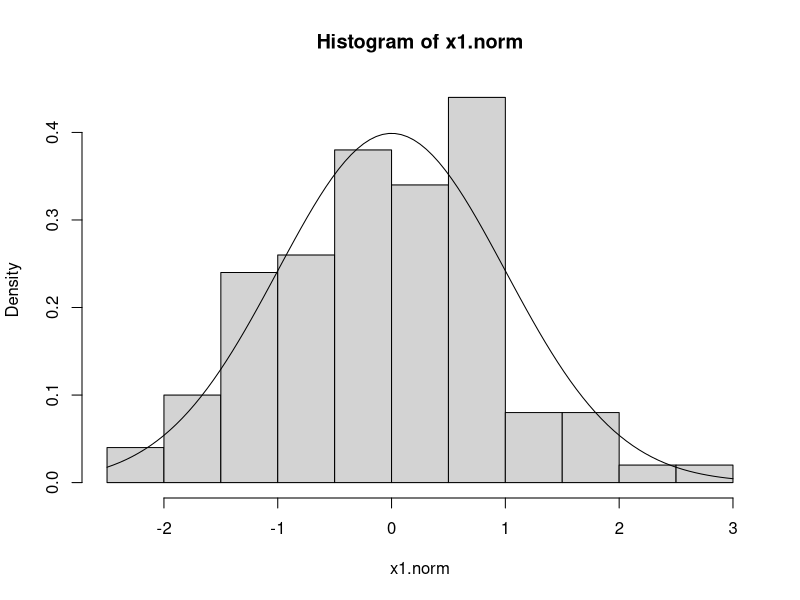
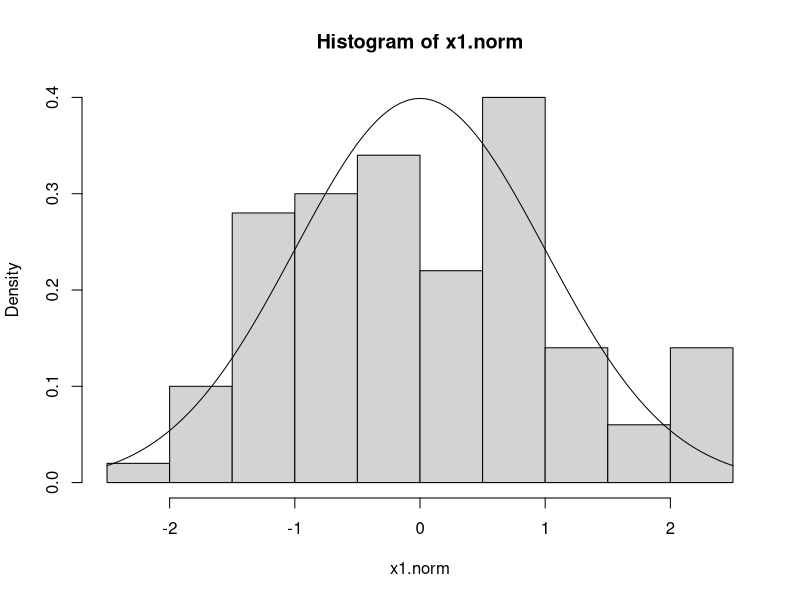
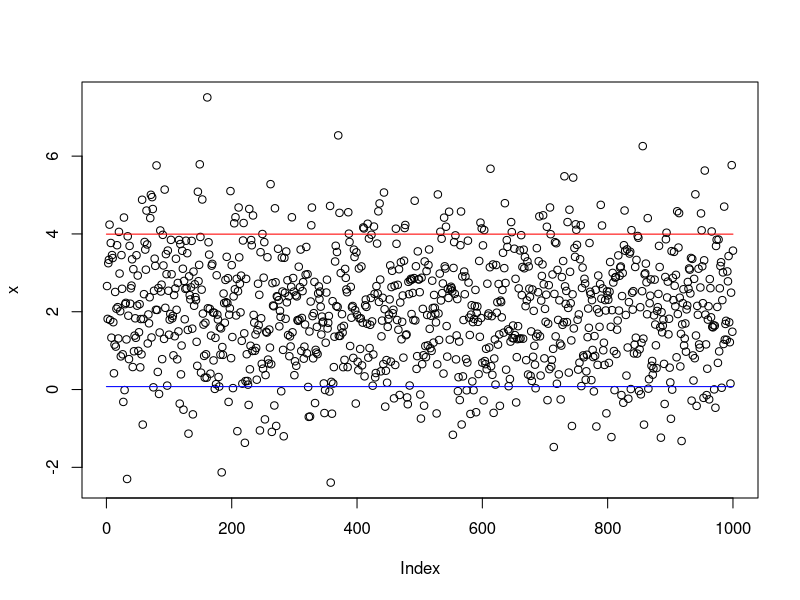
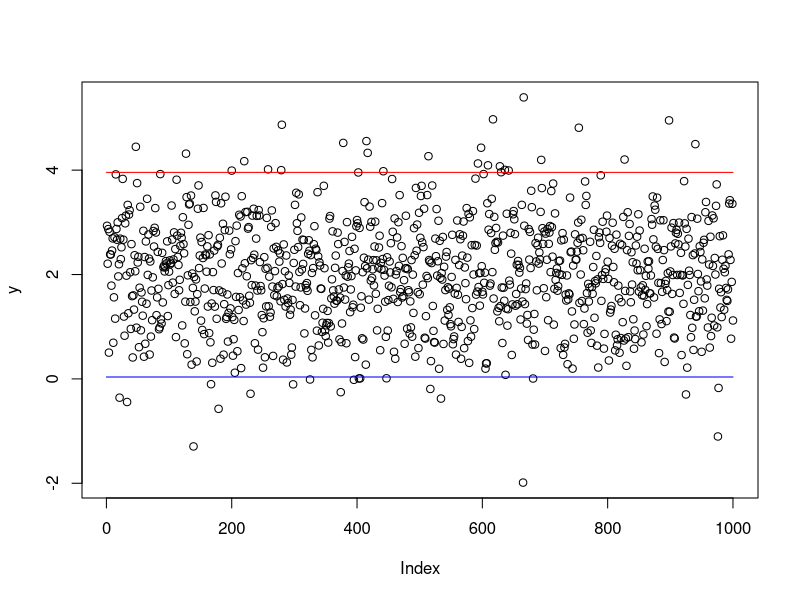

Write R code to recreate these figures, in order.
#X = X1,..Xn - експериментално получени случайни величини
#математическо очакване Е(X) = mean(X) (mu)
#дисперсия D(X) = var(x)  (sigma^2)
#стандартно отклонение s = sd(x)  (sigma)
x = c(74, 122, 235, 111, 292, 111, 211, 133, 156, 79)
mean(x) #очакване
var(x) #дисперсия
sd(x) #стандартно отклонение

#централна гранична теорема - когато имаме много независими еднакво разпределенислучайни величини X1,..Xn, то сумата им след нориране е стандартна нормално разпределена велинина
#Y = ( sum(Xi) - E(sum(Xi)) ) / sqrt( D(sum(xi)) ) e стандартно нормално разпределена случайна величина
#E(sum(Xi)) = sum(EXi)  -> очакването на сума е сума от очакванията
#D(sum(Xi)) = sum(DXi)  -> дисперсия на сума е сума от дисперсиите

#твърдение: Xi = N(mu, sigma^2) - Xi случайни нормално разпределени величини с очакване mu и дисперсия sigma^2
#Xn.cherta = N(mu, (sigma^2)/n ) -> Xn.cherta = sum(Xi)/n -> статистическо средно e нормално разпределено с очакване mu и дисперсия (sigma^2)/n

#хи-квадрат разпределение
#Y1,..,Yn стандартно нормално разпределени случайни величини N(0,1)
#X^2(r) = sum(Yi^2) e хи-квадрат разпределение с r степени на свобода
#функцията chisq() с префикси d,p,q,r за съответно плътност, разпределние, квантил и случайно разпределение(симулиране)

#t-разпределение
#X = X1,...,Xn n независими измервания Xi, очакване mu, извадково средно mean(x), oценка за стандартно отклонение sd(x) и неизвестно sigma 
#най-добрата оценка за неизвестното sigma се дава с t-разпределение с n-1 степени на свобода
#функцията t() с префикси d,p,q,r за съответно плътност, разпределние, квантил и случайно разпределение(симулиране)

#f-разпределение - непрекъснато статистическо разпределение, получено от отношението на две хи-квадрат разпределения
#Fn,m = (X^2(n)/n) / (X^2(m)/m)
#тества дали две извадки имат еднаква дисперсия
#функцията f() с префикси d,p,q,r за съответно плътност, разпределние, квантил и случайно разпределение(симулиране)


#-----------------------------------------------------

#01
#x1=Bi(100,1/2), x2=Bi(100,1/3)
cgt.binom = function(n,p) {
    xi = rbinom(n = 100, size = n, prob = p)
    EXi = n * p #EXi = n*p -> очакване за биномно разпределени величини
    DXi = n * p * (1-p) #DXi = n*p*q = n*p*(1-p) -> дисперсия за биномно разпределени велчини
    x1.norm = (xi - EXi) / sqrt(DXi) #нормираме всички величини
    hist(x = x1.norm, probability = TRUE)
    x = rnorm(100)  #симулираме нормално разпределени величини за да сравним 
    curve(dnorm(x), add = T)  #приличат си доста, значи и графично можем да кажем че е изпълнена централната гранична теорема
}
cgt.binom(100,1/2)
cgt.binom(100,1/3)

#02
temp = c(102.5, 101.7, 103.1, 100.9, 100.5, 102.2)
sd = 1.2
x=mean(temp)
alpha=1-0.95
z=qnorm(1-alpha/2)
lower=x-z*sd
upper=x+z*sd

#03
#1000 случайни нормално разпределени величини N(2,2)
x = rnorm(n = 1000, mean = 2, sd = sqrt(2))
alpha=1-0.95
z=qnorm(1-alpha/2)
x.cherta=mean(x)
#N(mu,1) -> formula 10
x.lower=x.cherta-z*1
x.upper=x.cherta+z*1
plot(x)
lines(x=0:1000,y=rep(x.upper,1001), col='red')
lines(x=0:1000,y=rep(x.lower,1001), col='blue')

x.l=length(x[x>=lower&x<=x.upper])
mean(x[x>=lower&x<=x.upper])
x.pro=x.l/10

#N(2,1)
y=rnorm(n=1000, mean=2, sqrt(1))
alpha=1-0.95
z=qnorm(1-alpha/2)
y.cherta=mean(y)
#N(mu,1) -> formula 10
y.lower=y.cherta-z*1
y.upper=y.cherta+z*1
plot(y)
lines(x=0:1000,y=rep(y.upper,1001), col='red')
lines(x=0:1000,y=rep(y.lower,1001), col='blue')

y.l=length(y[y>=lower&y<=y.upper])
mean(y[y>=lower&y<=y.upper])
y.pro=y.l/10

#04

